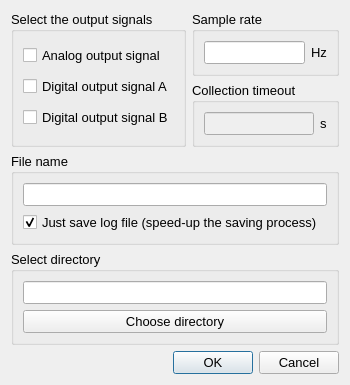
<?xml version="1.0" encoding="UTF-8"?>
<ui version="4.0">
 <class>TrialSetup</class>
 <widget class="QDialog" name="TrialSetup">
  <property name="geometry">
   <rect>
    <x>0</x>
    <y>0</y>
    <width>350</width>
    <height>369</height>
   </rect>
  </property>
  <property name="font">
   <font>
    <pointsize>10</pointsize>
   </font>
  </property>
  <property name="windowTitle">
   <string>Trial setup</string>
  </property>
  <property name="modal">
   <bool>true</bool>
  </property>
  <layout class="QGridLayout" name="gridLayout">
   <item row="3" column="0" colspan="2">
    <widget class="QGroupBox" name="groupBox_2">
     <property name="toolTip">
      <string>Select the directory to save data that will be collected.</string>
     </property>
     <property name="title">
      <string>Select directory</string>
     </property>
     <layout class="QGridLayout" name="gridLayout_3">
      <item row="2" column="0">
       <widget class="QPushButton" name="chooseDirectoryButton">
        <property name="focusPolicy">
         <enum>Qt::StrongFocus</enum>
        </property>
        <property name="text">
         <string>Choose directory</string>
        </property>
       </widget>
      </item>
      <item row="1" column="0">
       <widget class="QLineEdit" name="directoryPathLineEdit">
        <property name="focusPolicy">
         <enum>Qt::NoFocus</enum>
        </property>
        <property name="readOnly">
         <bool>true</bool>
        </property>
       </widget>
      </item>
     </layout>
    </widget>
   </item>
   <item row="0" column="0" rowspan="2">
    <widget class="QGroupBox" name="outputSignalsBox">
     <property name="toolTip">
      <string>Enable the output signals (you may choose more than one).</string>
     </property>
     <property name="title">
      <string>Select the output signals</string>
     </property>
     <layout class="QGridLayout" name="gridLayout_5">
      <item row="0" column="0">
       <widget class="QCheckBox" name="analogOutSignalCheckBox">
        <property name="focusPolicy">
         <enum>Qt::StrongFocus</enum>
        </property>
        <property name="text">
         <string>Analog output signal</string>
        </property>
       </widget>
      </item>
      <item row="1" column="0">
       <widget class="QCheckBox" name="digitalOutSignalACheckBox">
        <property name="focusPolicy">
         <enum>Qt::StrongFocus</enum>
        </property>
        <property name="text">
         <string>Digital output signal A</string>
        </property>
       </widget>
      </item>
      <item row="2" column="0">
       <widget class="QCheckBox" name="digitalOutSignalBCheckBox">
        <property name="focusPolicy">
         <enum>Qt::StrongFocus</enum>
        </property>
        <property name="text">
         <string>Digital output signal B</string>
        </property>
       </widget>
      </item>
     </layout>
    </widget>
   </item>
   <item row="0" column="1">
    <widget class="QGroupBox" name="groupBox">
     <property name="title">
      <string>Sample rate</string>
     </property>
     <layout class="QGridLayout" name="gridLayout_2">
      <item row="0" column="0">
       <widget class="QLineEdit" name="sampleRateLineEdit">
        <property name="text">
         <string/>
        </property>
        <property name="alignment">
         <set>Qt::AlignCenter</set>
        </property>
       </widget>
      </item>
      <item row="0" column="1">
       <widget class="QLabel" name="label">
        <property name="font">
         <font>
          <pointsize>10</pointsize>
         </font>
        </property>
        <property name="lineWidth">
         <number>1</number>
        </property>
        <property name="text">
         <string>Hz</string>
        </property>
       </widget>
      </item>
     </layout>
    </widget>
   </item>
   <item row="4" column="0" colspan="2">
    <widget class="QDialogButtonBox" name="buttonBox">
     <property name="focusPolicy">
      <enum>Qt::StrongFocus</enum>
     </property>
     <property name="orientation">
      <enum>Qt::Horizontal</enum>
     </property>
     <property name="standardButtons">
      <set>QDialogButtonBox::Cancel|QDialogButtonBox::Ok</set>
     </property>
    </widget>
   </item>
   <item row="1" column="1">
    <widget class="QGroupBox" name="groupBox_3">
     <property name="title">
      <string>Collection timeout</string>
     </property>
     <layout class="QGridLayout" name="gridLayout_4">
      <item row="0" column="0">
       <widget class="QLineEdit" name="collectionTimeoutLineEdit">
        <property name="enabled">
         <bool>false</bool>
        </property>
        <property name="text">
         <string/>
        </property>
        <property name="alignment">
         <set>Qt::AlignCenter</set>
        </property>
       </widget>
      </item>
      <item row="0" column="1">
       <widget class="QLabel" name="label_2">
        <property name="font">
         <font>
          <pointsize>10</pointsize>
         </font>
        </property>
        <property name="text">
         <string>s</string>
        </property>
       </widget>
      </item>
     </layout>
    </widget>
   </item>
   <item row="2" column="0" colspan="2">
    <widget class="QGroupBox" name="groupBox_4">
     <property name="title">
      <string>File name</string>
     </property>
     <layout class="QGridLayout" name="gridLayout_6">
      <item row="0" column="0">
       <widget class="QLineEdit" name="fileNameEdit">
        <property name="toolTip">
         <string>Avoid accents and spaces.</string>
        </property>
       </widget>
      </item>
      <item row="1" column="0">
       <widget class="QCheckBox" name="checkBoxLogFile">
        <property name="toolTip">
         <string>Checking this option the signals will only be saved in SD card.</string>
        </property>
        <property name="text">
         <string>Just save log file (speed-up the saving process)</string>
        </property>
        <property name="checked">
         <bool>true</bool>
        </property>
       </widget>
      </item>
     </layout>
    </widget>
   </item>
  </layout>
 </widget>
 <tabstops>
  <tabstop>analogOutSignalCheckBox</tabstop>
  <tabstop>digitalOutSignalACheckBox</tabstop>
  <tabstop>digitalOutSignalBCheckBox</tabstop>
  <tabstop>sampleRateLineEdit</tabstop>
  <tabstop>collectionTimeoutLineEdit</tabstop>
  <tabstop>chooseDirectoryButton</tabstop>
 </tabstops>
 <resources/>
 <connections>
  <connection>
   <sender>buttonBox</sender>
   <signal>accepted()</signal>
   <receiver>TrialSetup</receiver>
   <slot>accept()</slot>
   <hints>
    <hint type="sourcelabel">
     <x>248</x>
     <y>254</y>
    </hint>
    <hint type="destinationlabel">
     <x>157</x>
     <y>274</y>
    </hint>
   </hints>
  </connection>
  <connection>
   <sender>buttonBox</sender>
   <signal>rejected()</signal>
   <receiver>TrialSetup</receiver>
   <slot>reject()</slot>
   <hints>
    <hint type="sourcelabel">
     <x>316</x>
     <y>260</y>
    </hint>
    <hint type="destinationlabel">
     <x>286</x>
     <y>274</y>
    </hint>
   </hints>
  </connection>
 </connections>
</ui>
